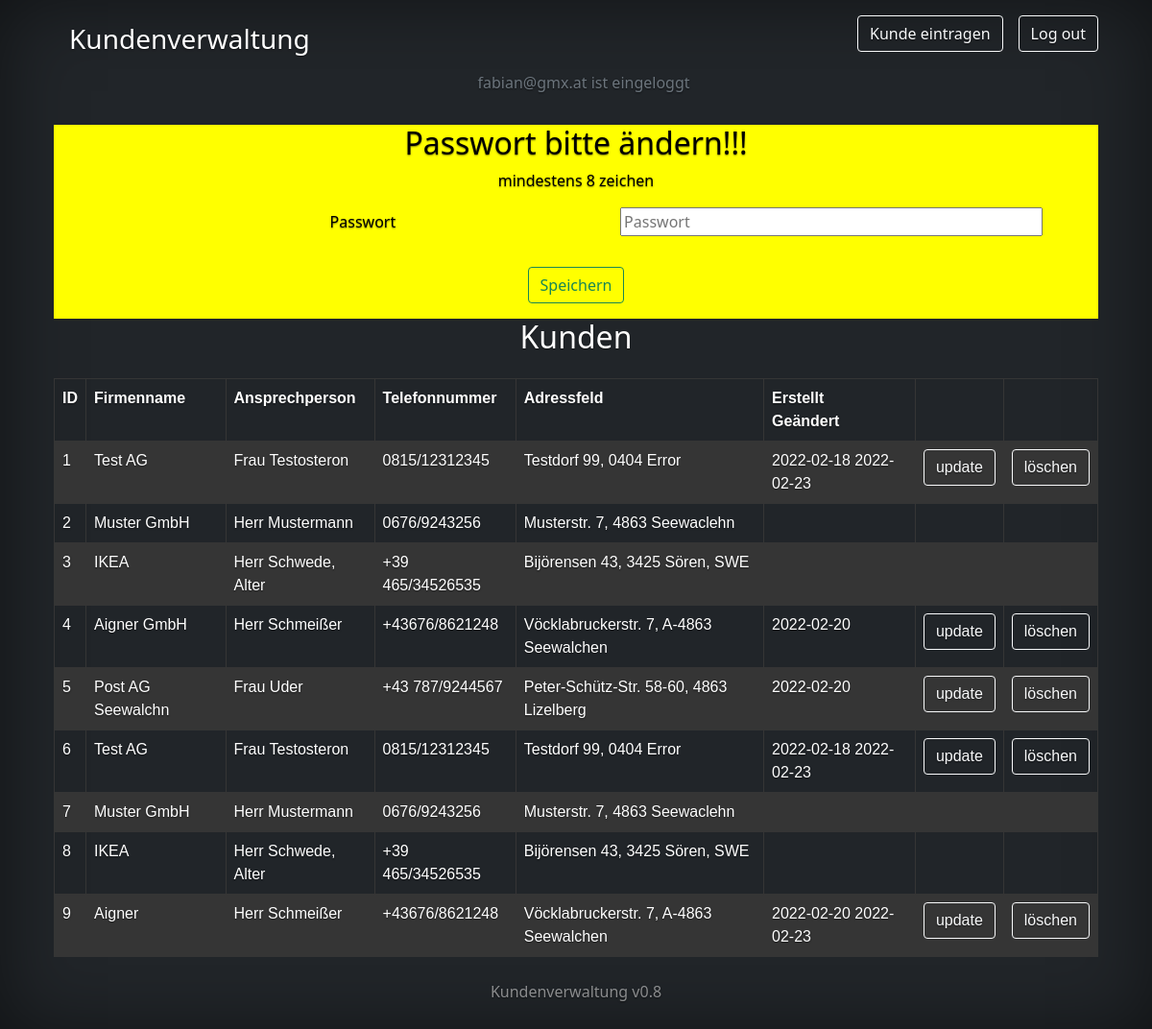
/ (signed in), run on the app's committed database.
### tables this page shows
CREATE TABLE `customer` (
  `id` int(11) NOT NULL AUTO_INCREMENT COMMENT 'Primary Key',
  `company` varchar(31) DEFAULT NULL,
  `contact` varchar(31) DEFAULT NULL,
  `telephone` varchar(31) DEFAULT NULL,
  `address` varchar(50) DEFAULT NULL,
  `user` varchar(31) DEFAULT NULL COMMENT 'User create',
  `note` varchar(150) DEFAULT NULL,
  `create_time` DATE DEFAULT NULL COMMENT 'Create Time',
  `update_time` DATE DEFAULT NULL COMMENT 'Update Time',
  PRIMARY KEY (`id`),
  KEY `user` (`user`),
  CONSTRAINT `customer_ibfk_1` FOREIGN KEY (`user`) REFERENCES `user` (`email`)
);

### inc/funktion.inc.php (the view, shortened to what this page needs)
<?php
function showdb($db)
{
    if (!isset($_GET['action']) or $_GET['action'] == "deleteQuestion" or $_GET['action'] == "delete") {
        $daten = $db->query("SELECT id,company,contact,telephone, address, user, create_time, update_time FROM customer");
        if (isset($_SESSION['login']) and $_SESSION['login'] == true) {
            echo '
                <h2 class="pb-3">Kunden</h2>
                    <div class="table-responsive-xxl">
                        <table class="mb-4 table">
                            <tr>
                                <th>ID</th>
                                <th>Firmenname</th>
                                <th>Ansprechperson</th>
                                <th>Telefonnummer</th>
                                <th>Adressfeld</th>
                                <th>Erstellt<br>Geändert</th>
                                <th></th>
                                <th></th>
                        </tr>
            ';
            while ($row = $daten->fetch_object()) {
                echo '
                    <tr>
                    <td>' . $row->id . '</td>
                    <td>' . $row->company . '</td>
                    <td>' . $row->contact, '</td>
                    <td>' . $row->telephone . '</td>
                    <td>' . $row->address . '</td>
                ';
                if ($_SESSION['username'] == $row->user) {
                    echo '
                        <td class="created">' . $row->create_time . ' ' . $row->update_time . '</td>
                        <td class="update"><a class="btn btn-outline-light" role="button" method="get" href="index.php?action=update&id=' . $row->id . '">update</a></td>
                        <td class="delete"><a class="btn btn-outline-light" role="button" method="get" href="index.php?action=deleteQuestion&id=' . $row->id . '">löschen</a></td>
                    ';
                } else {
                    echo '
                        <td class="created"></td>
                        <td class="update"></td>
                        <td class="delete"></td>
                    ';
                }
                echo '</tr>';
            }
            echo '</table></div>
            ';
        } else {
            echo '
        <div class="mt-3">
        <p class="p-3">Um Kundendaten zu sehen, müssen Sie eingeloggt sein!
        </div>
        ';
        }
    }
}
function login($db)
{
    if (isset($_SESSION['login']) and $_SESSION['login'] == true) {
        echo '
            <a class="btn btn-outline-light ms-3" role="button" method="get" href="index.php?action=newCustomer">Kunde eintragen</a>
                <a class="btn btn-outline-light ms-3" role="button" method="get" href="index.php?logout=1">Log out</a>
                            </nav>
                </div>
                <div class="login mb-3 text-secondary">' . $_SESSION['username'] . ' ist eingeloggt</div>
            </header>
        ';
        changePassword($db);
    }
}
function changePassword($db)
{
    if (isset($_SESSION['update']) or $_SESSION['update'] != "") {
    } else {
        if (isset($_GET['changePassword']) and $_GET['changePassword'] == 1) {
            $changePassword = $db->real_escape_string(trim($_POST['password']));
            $user = $_SESSION['username'];
            $pwhash = password_hash($changePassword, PASSWORD_DEFAULT);
            $update = $db->query("UPDATE user SET password='{$pwhash}', update_time=now()
            WHERE email='{$user}' LIMIT 1");
            if ($update) {
                $_SESSION['update'] = date("Y-m-d");
                echo '
                    <div class="mt-3">
                    <p class="green p-3">Passwort geändern.</p>
                    </div>
                    ';
            }
        } else {
            echo '
            <div class="mt-3 yellow">
                <h2>Passwort bitte ändern!!!</h2>
                <p>mindestens 8 zeichen</p>
                    <form action="?changePassword=1" method="post">
                            <div class="form-group m-3">
                                <label for="password" class="col-md-6">Passwort</label>
                                <input type="password" class="col-md-5" name="password" required="required" placeholder="Passwort" maxlength="50">
                            </div>
                            <button type="submit" class="btn btn-outline-success m-3">Speichern</button>
                    </form>
            </div>
            ';
        }
    }
}

### inc/head.inc.php (shortened to what this page needs)
<!DOCTYPE html>
<html lang="de">
<head>
    <link href="css/bootstrap.min.css" rel="stylesheet">
    <link href="css/style.css" rel="stylesheet">
</head>
<body class="d-flex text-center text-white bg-dark">
    <div class="cover-container d-flex w-100 p-3 mx-auto flex-column">
        <header class="mb-auto d-flex flex-column">
            <div>
                <h3 class="float-md-start"><a class="nav-link active" aria-current="page" href="index.php">Kundenverwaltung</a></h3>
                <nav class="nav nav-masthead justify-content-center float-md-end">
                    <?php
                    login($db);
                    ?>

### index.php (shortened to what this page needs)
<?php
require_once  'inc/db.inc.php';
require_once  'inc/funktion.inc.php';
include_once 'inc/head.inc.php';
echo '<main>';
showdb($db);
echo '</main>';
include_once 'inc/footer.inc.php';

### inc/footer.inc.php (shortened to what this page needs)
<footer class="mt-auto text-white-50">
    <p>Kundenverwaltung v0.8</p>
</footer>
</div>
</body>
</html>

### css/style.css (style rules this page uses)
.nav-link { color: #ffffff !important; }
.yellow { background-color: yellow; color: black; }
.login { padding: 0 0 0 1rem; }
body { text-shadow: 0 .05rem .1rem rgba(0, 0, 0, .5); box-shadow: inset 0 0 5rem rgba(0, 0, 0, .5); min-height: 100vh; }
.cover-container { max-width: 70em; }
table { font-family: arial, sans-serif; border-collapse: collapse; width: 100%; color: white !important; }
table a { color: #fff; text-decoration: none; }
td, th { border: 1px solid #353535; text-align: left; padding: 8px; }
tr:nth-child(even) { background-color: #353535; }

### data on the page
customer: id "1", company "Test AG", contact "Frau Testosteron", telephone "0815/12312345", address "Testdorf 99, 0404 Error", create_time "2022-02-18", update_time "2022-02-23"
customer: id "2", company "Muster GmbH", contact "Herr Mustermann", telephone "0676/9243256", address "Musterstr. 7, 4863 Seewaclehn"
customer: id "3", company "IKEA", contact "Herr Schwede, Alter", telephone "+39 465/34526535", address "Bijörensen 43, 3425 Sören, SWE"
customer: id "4", company "Aigner GmbH", contact "Herr Schmeißer", telephone "+43676/8621248", address "Vöcklabruckerstr. 7, A-4863 Seewalchen", create_time "2022-02-20"
customer: id "5", company "Post AG Seewalchn", contact "Frau Uder", telephone "+43 787/9244567", address "Peter-Schütz-Str. 58-60, 4863 Lizelberg", create_time "2022-02-20"
customer: id "6", company "Test AG", contact "Frau Testosteron", telephone "0815/12312345", address "Testdorf 99, 0404 Error", create_time "2022-02-18", update_time "2022-02-23"
customer: id "7", company "Muster GmbH", contact "Herr Mustermann", telephone "0676/9243256", address "Musterstr. 7, 4863 Seewaclehn"
customer: id "8", company "IKEA", contact "Herr Schwede, Alter", telephone "+39 465/34526535", address "Bijörensen 43, 3425 Sören, SWE"
customer: id "9", company "Aigner", contact "Herr Schmeißer", telephone "+43676/8621248", address "Vöcklabruckerstr. 7, A-4863 Seewalchen", create_time "2022-02-20", update_time "2022-02-23"

### other printed values
$_SESSION['username'] "fabian@gmx.at"
